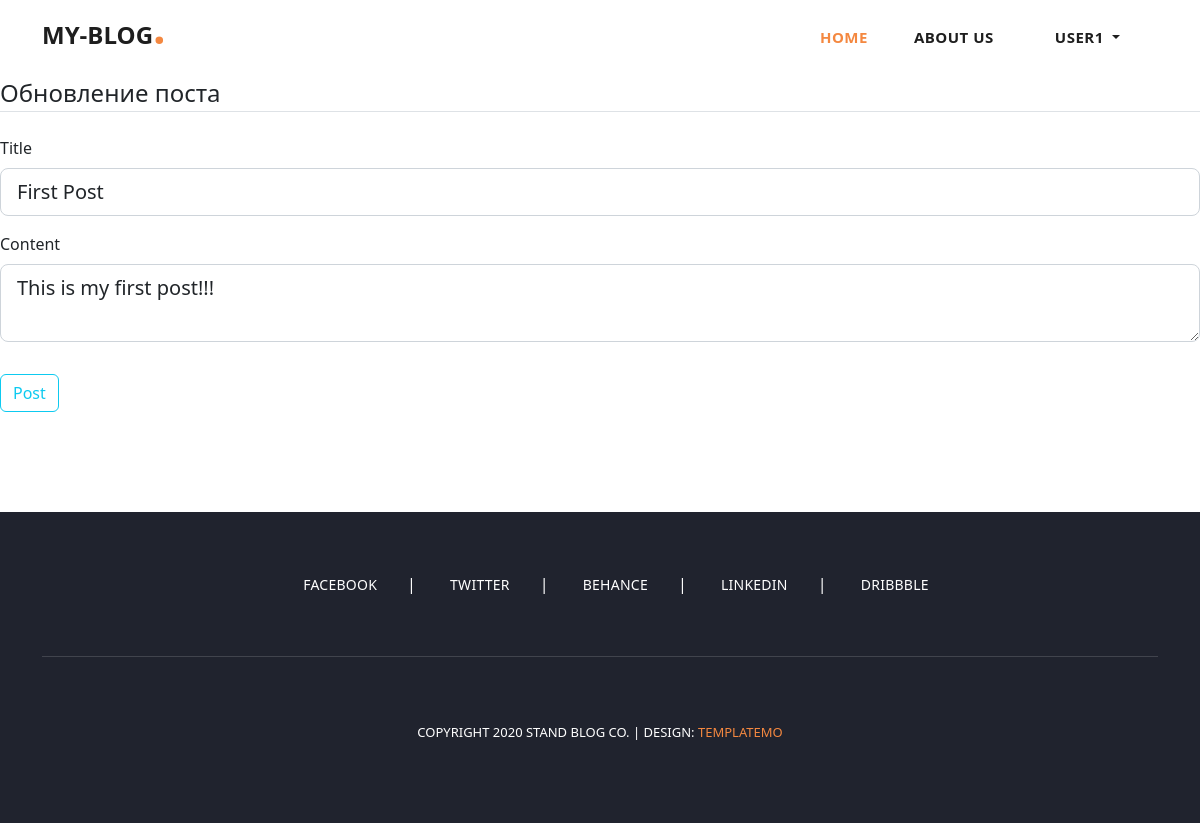
Screenshot of /post/1/update (signed in) with the database file from the repository.
### my_blog/models.py (models this page shows, shortened)
class User(db.Model, UserMixin):
    id = db.Column(db.Integer, primary_key=True)
    username = db.Column(db.String(20), unique=True, nullable=False)
    email = db.Column(db.String(120), unique=True, nullable=False)
    image_file = db.Column(db.String(20), nullable=False,
                           default='default.png')
    password = db.Column(db.String(60), nullable=False)
    posts = db.relationship('Post', backref='author', lazy=True)

class Post(db.Model):
    id = db.Column(db.Integer, primary_key=True)
    title = db.Column(db.String(100), nullable=False)
    date_posted = db.Column(db.DateTime, nullable=False,
                            default=datetime.utcnow)
    content = db.Column(db.Text, nullable=False)
    user_id = db.Column(db.Integer, db.ForeignKey('user.id'),
                        nullable=False)

### my_blog/posts/routes.py (the view)
@posts.route("/post/<int:post_id>/update", methods=['GET', 'POST'])
@login_required
def update_post(post_id):
    post = Post.query.get_or_404(post_id)
    if post.author != current_user:
        abort(403)
    form = PostForm()
    if form.validate_on_submit():
        post.title = form.title.data
        post.content = form.content.data
        db.session.commit()
        flash('Ваш пост обновлен!', 'success')
        return redirect(url_for('posts.post', post_id=post.id))
    elif request.method == 'GET':
        form.title.data = post.title
        form.content.data = post.content
    return render_template('create_post.html', title='Обновление поста',
                           form=form, legend='Обновление поста')

### my_blog/posts/forms.py
class PostForm(FlaskForm):
    title = StringField('Title', validators=[DataRequired()])
    content = TextAreaField('Content', validators=[DataRequired()])
    submit = SubmitField('Post')

### my_blog/models.py (called while the page is built)
@login_manager.user_loader
def load_user(user_id):
    return User.query.get(int(user_id))

### my_blog/templates/create_post.html (shortened to what this page needs)
{% extends 'base.html' %}
{% block content %}
<div class="content-section">
    <form method="POST" action="">
        <fieldset class="form-group">
            <legend class="border-bottom mb-4">{{ legend }}</legend>
            <div class="form-group">
                {{ form.title.label(class="form-control-label") }}
                {% if form.title.errors %}
                    {{ form.title(class="form-control form-control-lg is-invalid") }}
                    <div class="invalid-feedback">
                        {% for error in form.title.errors %}
                            <span>{{ error }}</span>
                        {% endfor %}
                    </div>
                {% else %}
                    {{ form.title(class="form-control form-control-lg") }}
                {% endif %}
            </div>
            <div class="form-group">
                {{ form.content.label(class="form-control-label") }}
                {% if form.content.errors %}
                    {{ form.content(class="form-control form-control-lg is-invalid") }}
                    <div class="invalid-feedback">
                        {% for error in form.content.errors %}
                            <span>{{ error }}</span>
                        {% endfor %}
                    </div>
                {% else %}
                    {{ form.content(class="form-control form-control-lg") }}
                {% endif %}
            </div>
        </fieldset>
        <div class="form-group">
            {{ form.submit(class="btn btn-outline-info") }}
        </div>
    </form>
</div>
{% endblock content %}

### my_blog/templates/base.html (shortened to what this page needs)
<!DOCTYPE html>
<html lang="en">
<head>
    <link href="../static/vendor/bootstrap/css/bootstrap.min.css" rel="stylesheet">
    <link rel="stylesheet" href="../static/assets/css/fontawesome.css">
    <link rel="stylesheet" href="../static/assets/css/templatemo-stand-blog.css">
    <link rel="stylesheet" href="../static/assets/css/owl.css">
    <link href="https://cdn.jsdelivr.net/npm/bootstrap@5.2.0-beta1/dist/css/bootstrap.min.css" rel="stylesheet"
>
</head>
<body>
    <div class="">
        <nav class="navbar navbar-expand-lg">
            <div class="container">
                <a class="navbar-brand" href="{{ url_for('main.home') }}"><h2>My-blog<em>.</em></h2></a>
                <div class="collapse navbar-collapse" id="navbarResponsive">
                    <ul class="navbar-nav ml-auto">
                        <li class="nav-item active">
                            <a class="nav-link" href="{{ url_for('main.home') }}">Home
                            </a>
                        </li>
                        <li class="nav-item">
                            <a class="nav-link" href="about.html">About Us</a>
                        </li>
                        {% if current_user.is_authenticated %}
                        <li class="nav-item">
                            <div class="collapse navbar-collapse" id="navbarNavDarkDropdown">
                                <ul class="navbar-nav">
                                    <li class="nav-item dropdown">
                                        <a class="nav-link dropdown-toggle" href="#" id="navbarDarkDropdownMenuLink"
                                           role="button" data-bs-toggle="dropdown" aria-expanded="false">
                                            {{current_user.username}}
                                        </a>
                                    </li>
                                </ul>
                            </div>
                        </li>
                        {% endif %}
                    </ul>
                </div>
            </div>
        </nav>
    </div>
{% block content %}
{% endblock %}
<footer>
    <div class="container">
        <div class="row">
            <div class="col-lg-12">
                <ul class="social-icons">
                    <li><a href="#">Facebook</a></li>
                    <li><a href="#">Twitter</a></li>
                    <li><a href="#">Behance</a></li>
                    <li><a href="#">Linkedin</a></li>
                    <li><a href="#">Dribbble</a></li>
                </ul>
            </div>
            <div class="col-lg-12">
                <div class="copyright-text">
                    <p>Copyright 2020 Stand Blog Co.
                        | Design: <a rel="nofollow" href="https://templatemo.com" target="_parent">TemplateMo</a></p>
                </div>
            </div>
        </div>
    </div>
</footer>
</body>
</html>

### my_blog/static/assets/css/templatemo-stand-blog.css (style rules this page uses)
body { font-family: 'Roboto', sans-serif; overflow-x: hidden; text-rendering: optimizeLegibility; -webkit-font-smoothing: antialiased; -moz-osx-font-smoothing: grayscale; }
p { margin-bottom: 0px; font-size: 15px; font-weight: 400; color: #7a7a7a; line-height: 30px; }
a { text-decoration: none!important; }
ul { padding: 0; margin: 0; list-style: none; }
h1,h2,h3,h4,h5,h6 { margin: 0px; }
.navbar .navbar-brand { float: left; margin-top: -12px; outline: none; }
.navbar .navbar-brand h2 { color: #1e1e1e; text-transform: uppercase; font-size: 24px; font-weight: 900; -webkit-transition: all .3s ease 0s; -moz-transition: all .3s ease 0s; -o-transition: all .3s ease 0s; transition: all .3s ease 0s; }
.navbar .navbar-brand h2 em { font-size: 44px; font-style: normal; color: #f48840; }
#navbarResponsive { z-index: 999; }
.navbar-collapse { text-align: center; }
.navbar .navbar-nav .nav-item { margin: 0px 15px; }
.navbar .navbar-nav a.nav-link { text-transform: capitalize; font-size: 15px; font-weight: 800; text-transform: uppercase; letter-spacing: 0.5px; color: #1e1e1e; transition: all 0.3s; }
.navbar .navbar-nav .nav-link:hover, .navbar .navbar-nav .active>.nav-link, .navbar .navbar-nav .nav-link.active, .navbar .navbar-nav .nav-link.show, .navbar .navbar-nav .show>.nav-link { color: #f48840; }
footer { margin-top: 100px; text-align: center; background-color: #20232e; padding: 60px 0px; }
footer ul.social-icons { padding-bottom: 60px; margin-bottom: 60px; border-bottom: 1px solid rgba(250,250,250,0.15); }
footer ul.social-icons li { display: inline-block; margin-right: 30px; }
footer ul.social-icons li:after { content: "|"; color: #fff; margin-left: 30px; }
footer ul.social-icons li:last-child { margin-right: 0px; }
footer ul.social-icons li:last-child::after { display: none; }
footer ul.social-icons li a { font-size: 14px; text-transform: uppercase; color: #fff; font-weight: 500; letter-spacing: 0.25px; transition: all .3s; }
footer p { font-size: 13px; text-transform: uppercase; color: #fff; }
footer p a { color: #f48840; }

### rows the page displays
User: username "USER1"
Post: title "First Post", content "This is my first post!!!"

### other values shown
{{ legend }} "Обновление поста"
